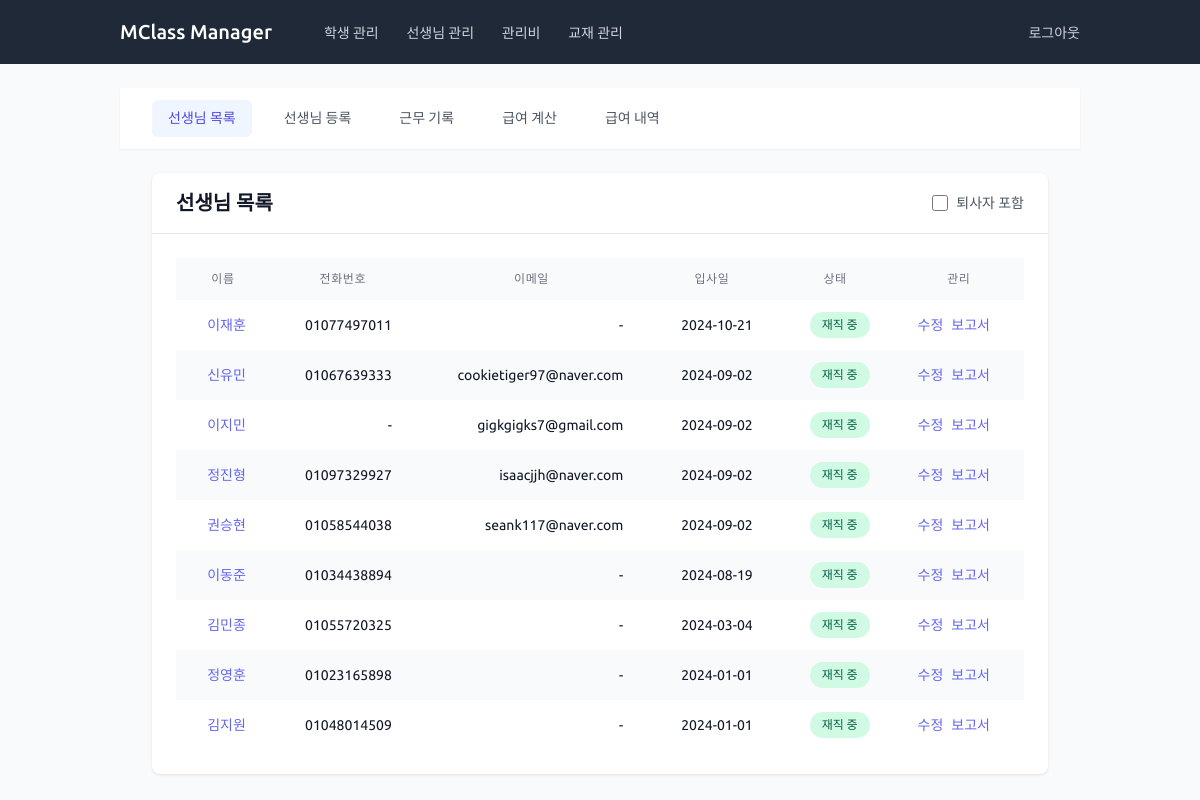
/teachers/ (signed in), run on the app's committed database.
### teachers/models.py (models this page shows, shortened)
class Teacher(models.Model):
    GENDER_CHOICES = [
        ('M', '남'),
        ('F', '여'),
    ]
    name = models.CharField(max_length=100, verbose_name='이름')
    phone_number = models.CharField(
        max_length=11,
        validators=[validate_phone_number],
        blank=True,
        null=True,
        verbose_name='전화번호'
    )
    email = models.EmailField(blank=True, null=True, verbose_name='이메일')
    gender = models.CharField(max_length=1, choices=GENDER_CHOICES, blank=True, null=True, verbose_name='성별')
    hire_date = models.DateField(blank=True, null=True, verbose_name='입사일')
    resignation_date = models.DateField(null=True, blank=True, verbose_name='퇴사일')
    bank = models.ForeignKey('common.Bank', on_delete=models.SET_NULL, blank=True, null=True, verbose_name='거래은행')
    account_number = models.CharField(max_length=20, blank=True, null=True, verbose_name='급여계좌')
    base_salary = models.IntegerField(blank=True, null=True, verbose_name='급여기준', default=15000)
    additional_salary = models.IntegerField(blank=True, null=True, verbose_name='추가급여', default=0)
    other_info = models.TextField(blank=True, null=True, verbose_name='기타')
    is_active = models.BooleanField(default=True, verbose_name="재직 중")
    extra_field1 = models.CharField(max_length=100, blank=True, null=True, verbose_name='예비1')
    extra_field2 = models.CharField(max_length=100, blank=True, null=True, verbose_name='예비2')
    extra_field3 = models.CharField(max_length=100, blank=True, null=True, verbose_name='예비3')
    extra_field4 = models.CharField(max_length=100, blank=True, null=True, verbose_name='예비4')
    class Meta:
        verbose_name = '교사'
        verbose_name_plural = '교사'

### teachers/views.py (the view)
# urls.py: path('', views.TeacherListView.as_view(), name='teacher_list'),
class TeacherListView(LoginRequiredMixin, ListView):
    model = Teacher
    template_name = 'teachers/teacher_list.html'
    context_object_name = 'teachers'
    def get_queryset(self):
        queryset = Teacher.objects.all()
        show_inactive = self.request.GET.get('show_inactive') == 'on'
        if not show_inactive:
            queryset = queryset.filter(is_active=True)
        return queryset.order_by('-hire_date')
    def get_context_data(self, **kwargs):
        context = super().get_context_data(**kwargs)
        context['show_inactive'] = self.request.GET.get('show_inactive') == 'on'
        return context

### teachers/templates/teachers/teacher_list.html (shortened to what this page needs)
{% extends 'teachers/base_teachers.html' %}
{% block teacher_content %}
<div class="content-card">
    <div class="card-header">
        <div class="flex items-center justify-between">
            <h1 class="text-xl font-semibold text-gray-900">선생님 목록</h1>
            <div class="flex items-center space-x-4">
                <form method="get" class="flex items-center">
                    <label class="inline-flex items-center">
                        <input type="checkbox" name="show_inactive"
                               class="form-checkbox h-4 w-4 text-indigo-600"
                               onchange="this.form.submit()">
                        <span class="ml-2 text-sm text-gray-600">퇴사자 포함</span>
                    </label>
                </form>
            </div>
        </div>
    </div>
    <div class="card-body">
        <div class="overflow-x-auto">
            <table class="content-table">
                <thead>
                    <tr>
                        <th>이름</th>
                        <th>전화번호</th>
                        <th>이메일</th>
                        <th>입사일</th>
                        <th>상태</th>
                        <th>관리</th>
                    </tr>
                </thead>
                <tbody>
                    {% if teachers %}
                        {% for teacher in teachers %}
                        <tr>
                            <td>
                                <a href="{% url 'teachers:teacher_detail' teacher.pk %}"
                                   class="link-primary">
                                    {{ teacher.name }}
                                </a>
                            </td>
                            <td>{{ teacher.phone_number|default:"-" }}</td>
                            <td>{{ teacher.email|default:"-" }}</td>
                            <td>{{ teacher.hire_date|date:"Y-m-d" }}</td>
                            <td>
                                <span class="status-badge {% if teacher.is_active %}status-badge-success{% else %}status-badge-error{% endif %}">
                                    {% if teacher.is_active %}재직 중{% else %}퇴사{% endif %}
                                </span>
                            </td>
                            <td>
                                <div class="flex space-x-2">
                                    <a href="{% url 'teachers:teacher_update' teacher.pk %}"
                                       class="link-primary">수정</a>
                                    <a href="{% url 'teachers:teacher_pdf_report' teacher.pk %}"
                                       class="link-primary" target="_blank">보고서</a>
                                </div>
                            </td>
                        </tr>
                        {% endfor %}
                    {% else %}
                        <tr>
                            <td colspan="6" class="text-center py-4 text-gray-500">
                                등록된 선생님이 없습니다.
                            </td>
                        </tr>
                    {% endif %}
                </tbody>
            </table>
        </div>
    </div>
</div>
{% endblock %}

### static/css/custom.css (style rules this page uses)
body { font-family: 'Ubuntu', 'Nanum Gothic', sans-serif; }
.content-table { width: 100%; border-collapse: separate; border-spacing: 0; }
.content-table thead { background-color: #f9fafb; }
.content-table th { padding: 0.75rem 1.5rem; text-align: center; font-size: 0.75rem; font-weight: 500; text-transform: uppercase; color: #6b7280; letter-spacing: 0.05em; }
.content-table td { padding: 0.75rem 1.5rem; text-align: right; white-space: nowrap; font-size: 0.875rem; color: #111827; }
.content-table tbody tr { background-color: white; }
.content-table tbody tr:nth-child(even) { background-color: #f9fafb; }
.content-card { background-color: white; border-radius: 0.5rem; box-shadow: 0 1px 3px rgba(0, 0, 0, 0.1); }
.card-header { padding: 1rem 1.5rem; border-bottom: 1px solid #e5e7eb; }
.card-body { padding: 1.5rem; }
.overflow-x-auto { overflow-x: auto; }
.status-badge { padding: 0.25rem 0.75rem; border-radius: 9999px; font-size: 0.75rem; font-weight: 500; display: inline-flex; }
.status-badge-success { background-color: #d1fae5; color: #065f46; }
.link-primary { color: #6366f1; text-decoration: none; }
.content-table td { padding: 0.75rem 1.5rem; white-space: nowrap; font-size: 0.875rem; color: #111827; }
.content-table thead th { padding: 0.75rem 1.5rem; font-size: 0.75rem; font-weight: 500; text-transform: uppercase; color: #6b7280; letter-spacing: 0.05em; text-align: center !important; background-color: #f9fafb; }

### data on the page
Teacher: name "이재훈", phone_number "01077497011", email "-", hire_date "2024-10-21", is_active "재직 중"
Teacher: name "신유민", phone_number "01067639333", email "cookietiger97@naver.com", hire_date "2024-09-02", is_active "재직 중"
Teacher: name "이지민", phone_number "-", email "gigkgigks7@gmail.com", hire_date "2024-09-02", is_active "재직 중"
Teacher: name "정진형", phone_number "01097329927", email "isaacjjh@naver.com", hire_date "2024-09-02", is_active "재직 중"
Teacher: name "권승현", phone_number "01058544038", email "seank117@naver.com", hire_date "2024-09-02", is_active "재직 중"
Teacher: name "이동준", phone_number "01034438894", email "-", hire_date "2024-08-19", is_active "재직 중"
Teacher: name "김민종", phone_number "01055720325", email "-", hire_date "2024-03-04", is_active "재직 중"
Teacher: name "정영훈", phone_number "01023165898", email "-", hire_date "2024-01-01", is_active "재직 중"
Teacher: name "김지원", phone_number "01048014509", email "-", hire_date "2024-01-01", is_active "재직 중"
